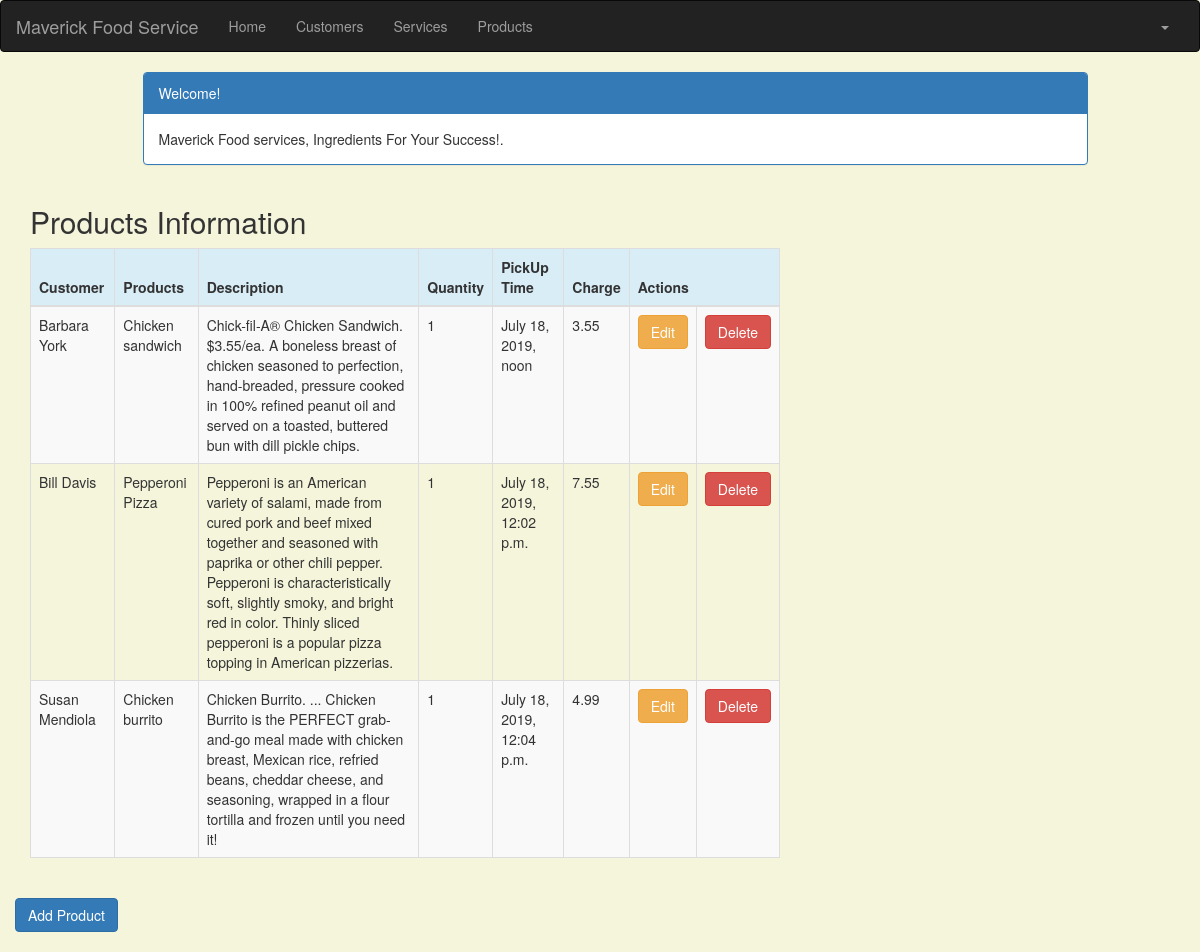
The page /product_list (signed in) on the database its author committed.
### crm/models.py (models this page shows, shortened)
class Product(models.Model):
    cust_name = models.ForeignKey(Customer, on_delete=models.CASCADE, related_name='products')
    product = models.CharField(max_length=100)
    p_description = models.TextField()
    quantity = models.IntegerField()
    pickup_time = models.DateTimeField(
        default=timezone.now)
    charge = models.DecimalField(max_digits=10, decimal_places=2)
    created_date = models.DateTimeField(
        default=timezone.now)
    updated_date = models.DateTimeField(auto_now_add=True)

class Customer(models.Model):
    cust_name = models.CharField(max_length=50)
    organization = models.CharField(max_length=100, blank=True)
    role = models.CharField(max_length=100)
    email = models.EmailField(max_length=100)
    bldgroom = models.CharField(max_length=100)
    address = models.CharField(max_length=200)
    account_number = models.IntegerField(blank=False, null=False)
    city = models.CharField(max_length=50)
    state = models.CharField(max_length=50)
    zipcode = models.CharField(max_length=10)
    phone_number = models.CharField(max_length=50)
    created_date = models.DateTimeField(
        default=timezone.now)
    updated_date = models.DateTimeField(auto_now_add=True)
    def __str__(self):
        return str(self.cust_name)

### crm/views.py (the view)
# urls.py: path('product_list', views.product_list, name='product_list'),
@login_required
def product_list(request):
    product = Product.objects.filter(created_date__lte=timezone.now())
    return render(request, 'crm/product_list.html', {'products': product})

### crm/templates/crm/product_list.html (shortened to what this page needs)
{% extends 'crm/base.html' %}
{% block content %}
    <html>
    <head>
        <link rel="stylesheet" href="https://maxcdn.bootstrapcdn.com/bootstrap/3.3.4/css/bootstrap.min.css">
    </head>
    <body>
    <div class="container">
        <div class="row">
            <div class="col-md-10 col-md-offset-1">
                <div class="panel panel-primary">
                    <div class="panel-heading">Welcome!</div>
                    <div class="panel-body">
                        Maverick Food services, Ingredients For Your Success!.
                    </div>
                </div>
            </div>
        </div>
    </div>
    <div class="row">
        <h2 style="padding-left: 15Px">Products Information</h2>
    </div>
    <div>
        <table class="table table-striped table-bordered table-hover">
            <thead>
            <tr class="bg-info">
                <th>Customer</th>
                <th>Products</th>
                <th>Description</th>
                <th>Quantity</th>
                <th>PickUp Time</th>
                <th>Charge</th>
                <th colspan="3">Actions</th>
            </tr>
            </thead>
            <tbody>
            {% for product in products %}
                <tr>
                    <td>{{ product.cust_name }}</td>
                    <td>{{ product.product }}</td>
                     <td>{{ product.p_description }}</td>
                    <td>{{ product.quantity }}</td>
                    <td>{{ product.pickup_time }}</td>
                    <td>{{ product.charge }}</td>
                     <td><a href="{% url 'crm:product_edit' pk=product.pk %}"
                           class="btn btn-warning">Edit</a></td>
                           <td><a href="{% url 'crm:product_delete' pk=product.pk %}"
                           onclick="return confirm('Are you sure you want to delete?')"
                           class="btn btn-danger">Delete</a>
                    </td>
                </tr>
            {% endfor %}
            </tbody>
        </table>
        <div class="row">
         <a href="{% url 'crm:product_new' %}" class="row"><span
                    class="btn btn-primary">Add Product</span></a>
         </div>
    </div>
    </body>
    </html>
{% endblock %}

### crm/templates/crm/product_list.html (style rules this page uses)
body { background-color: beige; }

### rows shown on the page
Product: cust_name "Barbara York", product "Chicken sandwich", p_description "Chick-fil-A® Chicken Sandwich. $3.55/ea. A boneless breast of chicken seasoned to perfection, hand-breaded, pressure cooked in 100% refined peanut oil and served on a toasted, buttered bun with dill pickle chips.", quantity "1", pickup_time "July 18, 2019, noon", charge "3.55"
Product: cust_name "Bill Davis", product "Pepperoni Pizza", p_description "Pepperoni is an American variety of salami, made from cured pork and beef mixed together and seasoned with paprika or other chili pepper. Pepperoni is characteristically soft, slightly smoky, and bright red in color. Thinly sliced pepperoni is a popular pizza topping in American pizzerias.", quantity "1", pickup_time "July 18, 2019, 12:02 p.m.", charge "7.55"
Product: cust_name "Susan Mendiola", product "Chicken burrito", p_description "Chicken Burrito. ... Chicken Burrito is the PERFECT grab-and-go meal made with chicken breast, Mexican rice, refried beans, cheddar cheese, and seasoning, wrapped in a flour tortilla and frozen until you need it!", quantity "1", pickup_time "July 18, 2019, 12:04 p.m.", charge "4.99"
